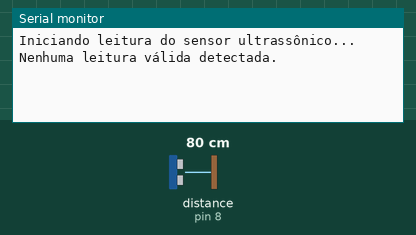
Bench run of a sketch on a simulated Arduino Uno, built with avr-gcc and run on an emulated ATmega328P. Shown: the last lines printed to the serial monitor. Wiring (inferred from the names in the program): ultrasonic range finder: trigger pin 8; echo pin 8. The test bench sets the inputs (shaded band); at power-on: distance to the obstacle (sensor on pin 8) 80 cm. The echo pulse lasts 58.3 µs per cm.

Above: at 1.2 s.
1.3 s: distance to the obstacle (sensor on pin 8) set to 54 cm
At 1.8 s:
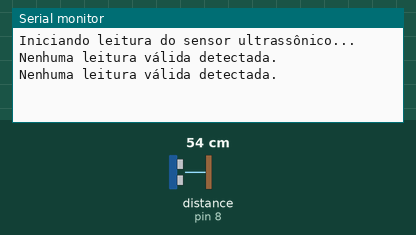
2.8 s: distance to the obstacle (sensor on pin 8) set to 47 cm
At 3.9 s:
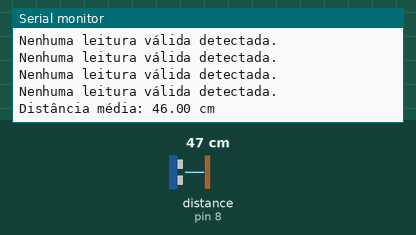

The sketch:

UNO_MaquinaDoTempo.ino
```cpp
#include <IRremote.h>  // Use a versão 2.7.0 (como você informou)

#define TRIGGER_ECHO_PIN 8   // Pino único para Trigger e Echo (ver observação)
#define MAX_DISTANCE_CM  50
#define NUM_LEITURAS     15
#define dist_noRobot     40
#define dist_Robot       36

#define IR_LED_PIN       3   // Pino 3 para evitar conflito de Timer (usa Timer1)

float media;
int step = 1;

IRsend irsend;

void setup() {
  Serial.begin(9600);
  irsend.enableIROut(38); // Inicializa o emissor IR em 38kHz
  pinMode(TRIGGER_ECHO_PIN, OUTPUT);
  digitalWrite(TRIGGER_ECHO_PIN, LOW); // Garante estado inicial
  Serial.println("Iniciando leitura do sensor ultrassônico...");
}

float medirDistancia() {
  // Disparo do pulso ultrassônico
  pinMode(TRIGGER_ECHO_PIN, OUTPUT);
  digitalWrite(TRIGGER_ECHO_PIN, LOW);
  delayMicroseconds(2);
  digitalWrite(TRIGGER_ECHO_PIN, HIGH);
  delayMicroseconds(10);
  digitalWrite(TRIGGER_ECHO_PIN, LOW);

  // Medição do tempo do eco
  pinMode(TRIGGER_ECHO_PIN, INPUT);
  long duracao = pulseIn(TRIGGER_ECHO_PIN, HIGH, MAX_DISTANCE_CM * 58 * 2); // timeout proporcional à distância

  // Converter tempo em distância (cm)
  float distancia = duracao / 58.0;

  if (distancia <= 0 || distancia > MAX_DISTANCE_CM) {
    return -1;  // leitura inválida
  }
  return distancia;
}

void loop() {
  long soma = 0;
  int leiturasValidas = 0;

  for (int i = 0; i < NUM_LEITURAS; i++) {
    delay(40);
    float leitura = medirDistancia();
    if (leitura > 0) {
      soma += leitura;
      leiturasValidas++;
    }
  }

  if (leiturasValidas > 0) {
    media = (float)soma / leiturasValidas;
    Serial.print("Distância média: ");
    Serial.print(media, 2);
    Serial.println(" cm");
  } else {
    Serial.println("Nenhuma leitura válida detectada.");
    return;
  }

  if (media <= dist_Robot && media > 0 && (step % 2) != 0) {
    step++;
    Serial.print("Robo entrou na maquina, Step number: ");
    Serial.println(step);

    // Envia o código IR NEC 0xF7C03F
    irsend.sendNEC(0xF7C03F, 32);
    Serial.println("Sinal IR enviado!");
  }

  if (media >= dist_noRobot && (step % 2) == 0) {
    step++;
    Serial.print("Robo saiu da maquina, Step number: ");
    Serial.println(step);

    // Envia o código IR NEC 0xF7C03F
    irsend.sendNEC(0xF7C03F, 32);
    Serial.println("Sinal IR enviado!");
  }

  delay(50);
}
```

Measured:
- the behaviour switches between 51 and 50 cm on distance to the obstacle (sensor on pin 8) (found by bisection; images 1 and 2)
- after the input at 2.8 s, the serial monitor: prints a new line after 0.54 s (image 2)
